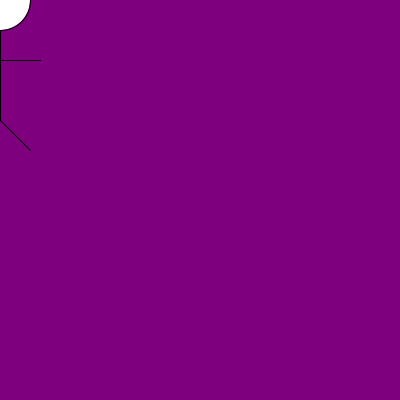
Frame 1 (no input)
Frame 60 (the mouse pressed at the canvas centre just before this capture): identical to frame 1, image omitted
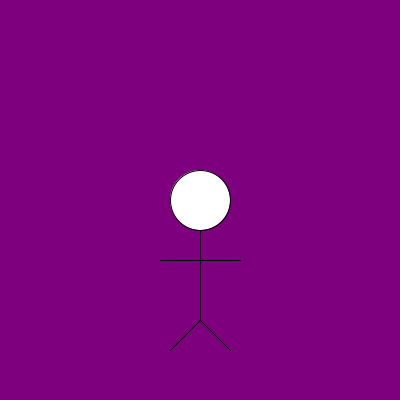
Frame 120 (the mouse held since frame 60 and released just before this capture)

The Processing sketch that drew these frames (run headless with seeded random() and noise(); from frame 60 on, the mouse is pressed at the canvas centre):

// Processing sketch: processing_160992
// ── processing_160992.pde

void setup() {
  size (400, 400);
}

void draw() {
  background(127,0,127);

  drawStick (mouseX, mouseY);

}

void drawStick (int x, int y) {
  fill(255);
  ellipse (x, y, 60, 60);
  line (x, y+30, x, y +60);
  line (x-40, y+60, x+40, y+60);
 line(x,y+60,x,y+120);
 line(x,y+120,x-30,y+150);
 line(x,y+120,x+30,y+150);
 
} 
